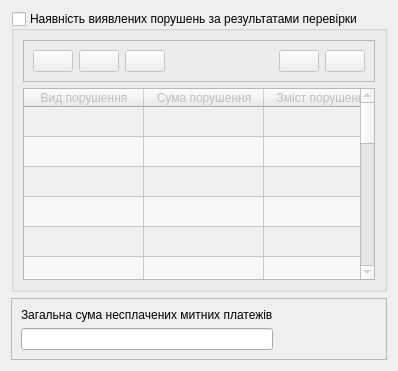
       <widget class="QWidget" name="tabViolations">
        <attribute name="title">
         <string>Порушення</string>
        </attribute>
        <layout class="QVBoxLayout" name="verticalLayout_4">
         <item>
          <widget class="QGroupBox" name="grpViolations">
           <property name="title">
            <string>Наявність виявлених порушень за результатами перевірки</string>
           </property>
           <property name="checkable">
            <bool>true</bool>
           </property>
           <property name="checked">
            <bool>false</bool>
           </property>
           <layout class="QGridLayout" name="gridLayout_20">
            <item row="1" column="0">
             <widget class="QTableWidget" name="tblViolations">
              <property name="horizontalScrollBarPolicy">
               <enum>Qt::ScrollBarAlwaysOff</enum>
              </property>
              <property name="alternatingRowColors">
               <bool>true</bool>
              </property>
              <property name="selectionBehavior">
               <enum>QAbstractItemView::SelectRows</enum>
              </property>
              <property name="sortingEnabled">
               <bool>true</bool>
              </property>
              <property name="rowCount">
               <number>20</number>
              </property>
              <attribute name="horizontalHeaderDefaultSectionSize">
               <number>120</number>
              </attribute>
              <attribute name="horizontalHeaderShowSortIndicator" stdset="0">
               <bool>true</bool>
              </attribute>
              <attribute name="horizontalHeaderStretchLastSection">
               <bool>true</bool>
              </attribute>
              <attribute name="verticalHeaderVisible">
               <bool>false</bool>
              </attribute>
              <row/>
              <row/>
              <row/>
              <row/>
              <row/>
              <row/>
              <row/>
              <row/>
              <row/>
              <row/>
              <row/>
              <row/>
              <row/>
              <row/>
              <row/>
              <row/>
              <row/>
              <row/>
              <row/>
              <row/>
              <column>
               <property name="text">
                <string>Вид порушення</string>
               </property>
               <property name="background">
                <color>
                 <red>85</red>
                 <green>170</green>
                 <blue>255</blue>
                </color>
               </property>
              </column>
              <column>
               <property name="text">
                <string>Сума порушення</string>
               </property>
               <property name="background">
                <color>
                 <red>85</red>
                 <green>170</green>
                 <blue>255</blue>
                </color>
               </property>
              </column>
              <column>
               <property name="text">
                <string>Зміст порушення</string>
               </property>
               <property name="background">
                <color>
                 <red>85</red>
                 <green>170</green>
                 <blue>255</blue>
                </color>
               </property>
              </column>
             </widget>
            </item>
            <item row="0" column="0">
             <widget class="QFrame" name="frameViolationControl">
              <property name="frameShape">
               <enum>QFrame::StyledPanel</enum>
              </property>
              <property name="frameShadow">
               <enum>QFrame::Raised</enum>
              </property>
              <layout class="QGridLayout" name="gridLayout_52">
               <item row="0" column="0">
                <widget class="QPushButton" name="btnViolationAdd">
                 <property name="text">
                  <string/>
                 </property>
                 <property name="icon">
                  <iconset resource="icons.qrc">
                   <normaloff>:/ico/Icons/basic/058.png</normaloff>:/ico/Icons/basic/058.png</iconset>
                 </property>
                </widget>
               </item>
               <item row="0" column="2">
                <widget class="QPushButton" name="btnViolationEdit">
                 <property name="text">
                  <string/>
                 </property>
                 <property name="icon">
                  <iconset resource="icons.qrc">
                   <normaloff>:/ico/Icons/education/027.png</normaloff>:/ico/Icons/education/027.png</iconset>
                 </property>
                </widget>
               </item>
               <item row="0" column="1">
                <widget class="QPushButton" name="btnViolationView">
                 <property name="text">
                  <string/>
                 </property>
                 <property name="icon">
                  <iconset resource="icons.qrc">
                   <normaloff>:/ico/Icons/basic/064.png</normaloff>:/ico/Icons/basic/064.png</iconset>
                 </property>
                </widget>
               </item>
               <item row="0" column="5">
                <widget class="QPushButton" name="btnViolationDeleteAll">
                 <property name="text">
                  <string/>
                 </property>
                 <property name="icon">
                  <iconset resource="icons.qrc">
                   <normaloff>:/ico/Icons/basic/060.png</normaloff>:/ico/Icons/basic/060.png</iconset>
                 </property>
                </widget>
               </item>
               <item row="0" column="4">
                <widget class="QPushButton" name="btnViolationDelete">
                 <property name="text">
                  <string/>
                 </property>
                 <property name="icon">
                  <iconset resource="icons.qrc">
                   <normaloff>:/ico/Icons/basic/059.png</normaloff>:/ico/Icons/basic/059.png</iconset>
                 </property>
                </widget>
               </item>
               <item row="0" column="3">
                <spacer name="horizontalSpacerViolation">
                 <property name="orientation">
                  <enum>Qt::Horizontal</enum>
                 </property>
                 <property name="sizeHint" stdset="0">
                  <size>
                   <width>40</width>
                   <height>20</height>
                  </size>
                 </property>
                </spacer>
               </item>
              </layout>
             </widget>
            </item>
           </layout>
          </widget>
         </item>
         <item>
          <widget class="QFrame" name="frmTotalCharges">
           <property name="frameShape">
            <enum>QFrame::StyledPanel</enum>
           </property>
           <property name="frameShadow">
            <enum>QFrame::Raised</enum>
           </property>
           <layout class="QGridLayout" name="gridLayout_19">
            <item row="0" column="0">
             <widget class="QLabel" name="lblTotalCharges">
              <property name="text">
               <string>Загальна сума несплачених митних платежів</string>
              </property>
             </widget>
            </item>
            <item row="1" column="0">
             <widget class="QLineEdit" name="fldTotalCharges"/>
            </item>
            <item row="1" column="1">
             <spacer name="horizontalSpacer_3">
              <property name="orientation">
               <enum>Qt::Horizontal</enum>
              </property>
              <property name="sizeHint" stdset="0">
               <size>
                <width>40</width>
                <height>20</height>
               </size>
              </property>
             </spacer>
            </item>
           </layout>
          </widget>
         </item>
        </layout>
       </widget>
